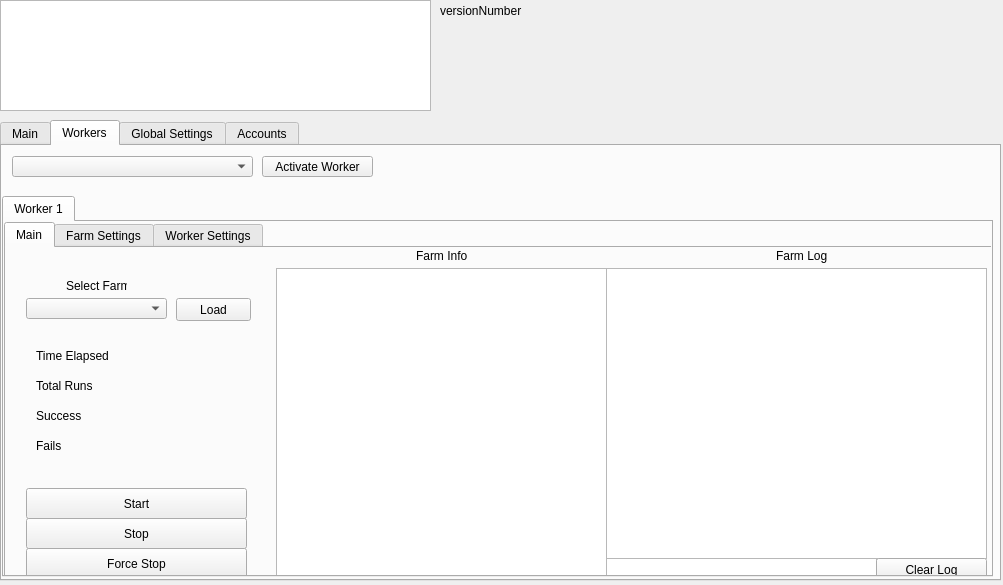
<?xml version="1.0" encoding="UTF-8"?>
<ui version="4.0">
 <class>MainWindow</class>
 <widget class="QMainWindow" name="MainWindow">
  <property name="geometry">
   <rect>
    <x>0</x>
    <y>0</y>
    <width>1003</width>
    <height>585</height>
   </rect>
  </property>
  <property name="sizePolicy">
   <sizepolicy hsizetype="Fixed" vsizetype="Fixed">
    <horstretch>0</horstretch>
    <verstretch>0</verstretch>
   </sizepolicy>
  </property>
  <property name="windowTitle">
   <string>ProjectPotato++</string>
  </property>
  <widget class="QWidget" name="centralwidget">
   <widget class="QGraphicsView" name="ppLogo">
    <property name="geometry">
     <rect>
      <x>0</x>
      <y>0</y>
      <width>431</width>
      <height>111</height>
     </rect>
    </property>
   </widget>
   <widget class="QTabWidget" name="tabWidget">
    <property name="geometry">
     <rect>
      <x>0</x>
      <y>120</y>
      <width>1001</width>
      <height>461</height>
     </rect>
    </property>
    <property name="sizePolicy">
     <sizepolicy hsizetype="Preferred" vsizetype="Preferred">
      <horstretch>0</horstretch>
      <verstretch>0</verstretch>
     </sizepolicy>
    </property>
    <property name="currentIndex">
     <number>1</number>
    </property>
    <widget class="QWidget" name="Main">
     <attribute name="title">
      <string>Main</string>
     </attribute>
     <widget class="QTextBrowser" name="textBrowser">
      <property name="geometry">
       <rect>
        <x>490</x>
        <y>0</y>
        <width>491</width>
        <height>401</height>
       </rect>
      </property>
     </widget>
     <widget class="QScrollBar" name="verticalScrollBar">
      <property name="geometry">
       <rect>
        <x>980</x>
        <y>0</y>
        <width>20</width>
        <height>411</height>
       </rect>
      </property>
      <property name="orientation">
       <enum>Qt::Vertical</enum>
      </property>
     </widget>
     <widget class="QTextBrowser" name="textBrowser_2">
      <property name="geometry">
       <rect>
        <x>0</x>
        <y>0</y>
        <width>481</width>
        <height>431</height>
       </rect>
      </property>
     </widget>
     <widget class="QTextEdit" name="textEdit">
      <property name="geometry">
       <rect>
        <x>490</x>
        <y>400</y>
        <width>381</width>
        <height>31</height>
       </rect>
      </property>
     </widget>
     <widget class="QPushButton" name="clearMainLog">
      <property name="geometry">
       <rect>
        <x>870</x>
        <y>400</y>
        <width>111</width>
        <height>31</height>
       </rect>
      </property>
      <property name="text">
       <string>Clear Log</string>
      </property>
     </widget>
    </widget>
    <widget class="QWidget" name="Worker">
     <attribute name="title">
      <string>Workers</string>
     </attribute>
     <widget class="QComboBox" name="accountList">
      <property name="geometry">
       <rect>
        <x>10</x>
        <y>10</y>
        <width>241</width>
        <height>21</height>
       </rect>
      </property>
      <property name="editable">
       <bool>false</bool>
      </property>
      <property name="currentText">
       <string/>
      </property>
     </widget>
     <widget class="QPushButton" name="activateWorkerButton">
      <property name="geometry">
       <rect>
        <x>260</x>
        <y>10</y>
        <width>111</width>
        <height>21</height>
       </rect>
      </property>
      <property name="autoFillBackground">
       <bool>false</bool>
      </property>
      <property name="text">
       <string>Activate Worker</string>
      </property>
      <property name="default">
       <bool>false</bool>
      </property>
      <property name="flat">
       <bool>false</bool>
      </property>
     </widget>
     <widget class="QTabWidget" name="tabWidget_2">
      <property name="geometry">
       <rect>
        <x>0</x>
        <y>50</y>
        <width>991</width>
        <height>381</height>
       </rect>
      </property>
      <property name="currentIndex">
       <number>0</number>
      </property>
      <widget class="QWidget" name="tab_3">
       <attribute name="title">
        <string>Worker 1</string>
       </attribute>
       <widget class="QTabWidget" name="tabWidget_3">
        <property name="geometry">
         <rect>
          <x>0</x>
          <y>0</y>
          <width>991</width>
          <height>381</height>
         </rect>
        </property>
        <property name="currentIndex">
         <number>0</number>
        </property>
        <widget class="QWidget" name="tab_4">
         <attribute name="title">
          <string>Main</string>
         </attribute>
         <widget class="QPushButton" name="pushButton_3">
          <property name="geometry">
           <rect>
            <x>20</x>
            <y>270</y>
            <width>221</width>
            <height>31</height>
           </rect>
          </property>
          <property name="text">
           <string>Stop</string>
          </property>
         </widget>
         <widget class="QPushButton" name="pushButton_4">
          <property name="geometry">
           <rect>
            <x>20</x>
            <y>240</y>
            <width>221</width>
            <height>31</height>
           </rect>
          </property>
          <property name="text">
           <string>Start</string>
          </property>
         </widget>
         <widget class="QPushButton" name="pushButton_5">
          <property name="geometry">
           <rect>
            <x>20</x>
            <y>300</y>
            <width>221</width>
            <height>31</height>
           </rect>
          </property>
          <property name="text">
           <string>Force Stop</string>
          </property>
         </widget>
         <widget class="QTextBrowser" name="textBrowser_4">
          <property name="geometry">
           <rect>
            <x>270</x>
            <y>20</y>
            <width>331</width>
            <height>311</height>
           </rect>
          </property>
         </widget>
         <widget class="QTextBrowser" name="textBrowser_3">
          <property name="geometry">
           <rect>
            <x>600</x>
            <y>20</y>
            <width>381</width>
            <height>291</height>
           </rect>
          </property>
         </widget>
         <widget class="QTextEdit" name="textEdit_2">
          <property name="geometry">
           <rect>
            <x>600</x>
            <y>310</y>
            <width>271</width>
            <height>21</height>
           </rect>
          </property>
          <property name="verticalScrollBarPolicy">
           <enum>Qt::ScrollBarAlwaysOff</enum>
          </property>
          <property name="horizontalScrollBarPolicy">
           <enum>Qt::ScrollBarAlwaysOff</enum>
          </property>
         </widget>
         <widget class="QPushButton" name="pushButton_2">
          <property name="geometry">
           <rect>
            <x>870</x>
            <y>310</y>
            <width>111</width>
            <height>23</height>
           </rect>
          </property>
          <property name="text">
           <string>Clear Log</string>
          </property>
         </widget>
         <widget class="QLabel" name="label">
          <property name="geometry">
           <rect>
            <x>410</x>
            <y>0</y>
            <width>51</width>
            <height>16</height>
           </rect>
          </property>
          <property name="text">
           <string>Farm Info</string>
          </property>
         </widget>
         <widget class="QLabel" name="label_2">
          <property name="geometry">
           <rect>
            <x>770</x>
            <y>0</y>
            <width>51</width>
            <height>16</height>
           </rect>
          </property>
          <property name="text">
           <string>Farm Logs</string>
          </property>
         </widget>
         <widget class="QLabel" name="label_8">
          <property name="geometry">
           <rect>
            <x>100</x>
            <y>170</y>
            <width>61</width>
            <height>21</height>
           </rect>
          </property>
          <property name="text">
           <string/>
          </property>
         </widget>
         <widget class="QLabel" name="label_9">
          <property name="geometry">
           <rect>
            <x>60</x>
            <y>30</y>
            <width>61</width>
            <height>16</height>
           </rect>
          </property>
          <property name="text">
           <string>Select Farm</string>
          </property>
         </widget>
         <widget class="QComboBox" name="comboBox">
          <property name="geometry">
           <rect>
            <x>20</x>
            <y>50</y>
            <width>141</width>
            <height>21</height>
           </rect>
          </property>
         </widget>
         <widget class="QPushButton" name="pushButton_6">
          <property name="geometry">
           <rect>
            <x>170</x>
            <y>50</y>
            <width>75</width>
            <height>23</height>
           </rect>
          </property>
          <property name="text">
           <string>Load</string>
          </property>
         </widget>
         <widget class="QLabel" name="label_3">
          <property name="geometry">
           <rect>
            <x>30</x>
            <y>100</y>
            <width>91</width>
            <height>16</height>
           </rect>
          </property>
          <property name="text">
           <string>Time Elapsed</string>
          </property>
         </widget>
         <widget class="QLabel" name="label_4">
          <property name="geometry">
           <rect>
            <x>130</x>
            <y>100</y>
            <width>91</width>
            <height>16</height>
           </rect>
          </property>
          <property name="layoutDirection">
           <enum>Qt::LeftToRight</enum>
          </property>
          <property name="autoFillBackground">
           <bool>false</bool>
          </property>
          <property name="text">
           <string>&lt;time_elapsed&gt;</string>
          </property>
          <property name="alignment">
           <set>Qt::AlignRight|Qt::AlignTrailing|Qt::AlignVCenter</set>
          </property>
         </widget>
         <widget class="QLabel" name="label_5">
          <property name="geometry">
           <rect>
            <x>130</x>
            <y>130</y>
            <width>91</width>
            <height>16</height>
           </rect>
          </property>
          <property name="layoutDirection">
           <enum>Qt::LeftToRight</enum>
          </property>
          <property name="autoFillBackground">
           <bool>false</bool>
          </property>
          <property name="text">
           <string>&lt;total_runs&gt;</string>
          </property>
          <property name="alignment">
           <set>Qt::AlignRight|Qt::AlignTrailing|Qt::AlignVCenter</set>
          </property>
         </widget>
         <widget class="QLabel" name="label_6">
          <property name="geometry">
           <rect>
            <x>30</x>
            <y>130</y>
            <width>91</width>
            <height>16</height>
           </rect>
          </property>
          <property name="text">
           <string>Total Runs</string>
          </property>
         </widget>
         <widget class="QLabel" name="label_7">
          <property name="geometry">
           <rect>
            <x>30</x>
            <y>160</y>
            <width>91</width>
            <height>16</height>
           </rect>
          </property>
          <property name="text">
           <string>Success</string>
          </property>
         </widget>
         <widget class="QLabel" name="label_10">
          <property name="geometry">
           <rect>
            <x>30</x>
            <y>190</y>
            <width>71</width>
            <height>16</height>
           </rect>
          </property>
          <property name="text">
           <string>Fails</string>
          </property>
         </widget>
         <widget class="QLabel" name="label_11">
          <property name="geometry">
           <rect>
            <x>130</x>
            <y>160</y>
            <width>91</width>
            <height>16</height>
           </rect>
          </property>
          <property name="layoutDirection">
           <enum>Qt::LeftToRight</enum>
          </property>
          <property name="autoFillBackground">
           <bool>false</bool>
          </property>
          <property name="text">
           <string>&lt;total_success&gt;</string>
          </property>
          <property name="alignment">
           <set>Qt::AlignRight|Qt::AlignTrailing|Qt::AlignVCenter</set>
          </property>
         </widget>
         <widget class="QLabel" name="label_12">
          <property name="geometry">
           <rect>
            <x>140</x>
            <y>190</y>
            <width>81</width>
            <height>20</height>
           </rect>
          </property>
          <property name="layoutDirection">
           <enum>Qt::LeftToRight</enum>
          </property>
          <property name="autoFillBackground">
           <bool>false</bool>
          </property>
          <property name="text">
           <string>&lt;total_fails&gt;</string>
          </property>
          <property name="alignment">
           <set>Qt::AlignRight|Qt::AlignTrailing|Qt::AlignVCenter</set>
          </property>
         </widget>
        </widget>
        <widget class="QWidget" name="tab_5">
         <attribute name="title">
          <string>Farm Settings</string>
         </attribute>
        </widget>
        <widget class="QWidget" name="tab_6">
         <attribute name="title">
          <string>Worker Settings</string>
         </attribute>
         <widget class="QPushButton" name="pushButton_7">
          <property name="geometry">
           <rect>
            <x>790</x>
            <y>290</y>
            <width>181</width>
            <height>31</height>
           </rect>
          </property>
          <property name="text">
           <string>Deactivate Worker</string>
          </property>
         </widget>
        </widget>
       </widget>
      </widget>
     </widget>
    </widget>
    <widget class="QWidget" name="tab">
     <attribute name="title">
      <string>Global Settings</string>
     </attribute>
    </widget>
    <widget class="QWidget" name="tab_2">
     <attribute name="title">
      <string>Accounts</string>
     </attribute>
     <widget class="QListView" name="listView">
      <property name="geometry">
       <rect>
        <x>350</x>
        <y>20</y>
        <width>341</width>
        <height>401</height>
       </rect>
      </property>
     </widget>
     <widget class="QTextEdit" name="accountTitleEdit">
      <property name="geometry">
       <rect>
        <x>130</x>
        <y>80</y>
        <width>151</width>
        <height>21</height>
       </rect>
      </property>
      <property name="verticalScrollBarPolicy">
       <enum>Qt::ScrollBarAlwaysOff</enum>
      </property>
      <property name="horizontalScrollBarPolicy">
       <enum>Qt::ScrollBarAlwaysOff</enum>
      </property>
     </widget>
     <widget class="QLabel" name="accountTitleLabel">
      <property name="geometry">
       <rect>
        <x>40</x>
        <y>80</y>
        <width>71</width>
        <height>21</height>
       </rect>
      </property>
      <property name="text">
       <string>Account Title</string>
      </property>
      <property name="alignment">
       <set>Qt::AlignCenter</set>
      </property>
     </widget>
     <widget class="QTextEdit" name="accountEmailEdit">
      <property name="geometry">
       <rect>
        <x>130</x>
        <y>110</y>
        <width>151</width>
        <height>21</height>
       </rect>
      </property>
      <property name="verticalScrollBarPolicy">
       <enum>Qt::ScrollBarAlwaysOff</enum>
      </property>
      <property name="horizontalScrollBarPolicy">
       <enum>Qt::ScrollBarAlwaysOff</enum>
      </property>
     </widget>
     <widget class="QTextEdit" name="accountPasswordEdit">
      <property name="geometry">
       <rect>
        <x>130</x>
        <y>140</y>
        <width>151</width>
        <height>21</height>
       </rect>
      </property>
      <property name="verticalScrollBarPolicy">
       <enum>Qt::ScrollBarAlwaysOff</enum>
      </property>
      <property name="horizontalScrollBarPolicy">
       <enum>Qt::ScrollBarAlwaysOff</enum>
      </property>
     </widget>
     <widget class="QTextEdit" name="accountPathEdit">
      <property name="geometry">
       <rect>
        <x>130</x>
        <y>170</y>
        <width>151</width>
        <height>21</height>
       </rect>
      </property>
      <property name="verticalScrollBarPolicy">
       <enum>Qt::ScrollBarAlwaysOff</enum>
      </property>
      <property name="horizontalScrollBarPolicy">
       <enum>Qt::ScrollBarAlwaysOff</enum>
      </property>
     </widget>
     <widget class="QPushButton" name="accountSave">
      <property name="geometry">
       <rect>
        <x>100</x>
        <y>210</y>
        <width>151</width>
        <height>31</height>
       </rect>
      </property>
      <property name="text">
       <string>Save</string>
      </property>
     </widget>
     <widget class="QLabel" name="accountEmailLabel">
      <property name="geometry">
       <rect>
        <x>40</x>
        <y>110</y>
        <width>71</width>
        <height>21</height>
       </rect>
      </property>
      <property name="text">
       <string>Email</string>
      </property>
      <property name="alignment">
       <set>Qt::AlignCenter</set>
      </property>
     </widget>
     <widget class="QLabel" name="accountPasswordLabel">
      <property name="geometry">
       <rect>
        <x>40</x>
        <y>140</y>
        <width>71</width>
        <height>21</height>
       </rect>
      </property>
      <property name="text">
       <string>Password</string>
      </property>
      <property name="alignment">
       <set>Qt::AlignCenter</set>
      </property>
     </widget>
     <widget class="QLabel" name="accountPathLabel">
      <property name="geometry">
       <rect>
        <x>40</x>
        <y>170</y>
        <width>71</width>
        <height>21</height>
       </rect>
      </property>
      <property name="text">
       <string>GW Path</string>
      </property>
      <property name="alignment">
       <set>Qt::AlignCenter</set>
      </property>
     </widget>
     <widget class="QToolButton" name="accountPathLookup">
      <property name="geometry">
       <rect>
        <x>290</x>
        <y>170</y>
        <width>25</width>
        <height>19</height>
       </rect>
      </property>
      <property name="text">
       <string>...</string>
      </property>
     </widget>
    </widget>
   </widget>
   <widget class="QLabel" name="versionLabel">
    <property name="geometry">
     <rect>
      <x>440</x>
      <y>0</y>
      <width>101</width>
      <height>21</height>
     </rect>
    </property>
    <property name="text">
     <string>versionNumber</string>
    </property>
   </widget>
  </widget>
 </widget>
 <resources/>
 <connections/>
</ui>
